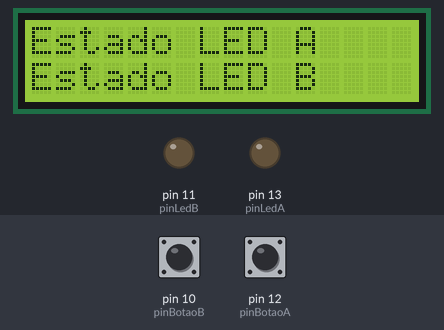
A sketch run on a simulated Arduino Uno, built with avr-gcc and run on an emulated ATmega328P. On the bench: 16×2 character LCD, output pins drawn as LEDs (lit = HIGH). The test bench sets the inputs (shaded band); at power-on: pin 10 (pinBotaoB) LOW, pin 12 (pinBotaoA) LOW.

Above: at 1.2 s.
1.3 s: pin 10 (pinBotaoB) pulled HIGH for 0.15 s
At 2.3 s:
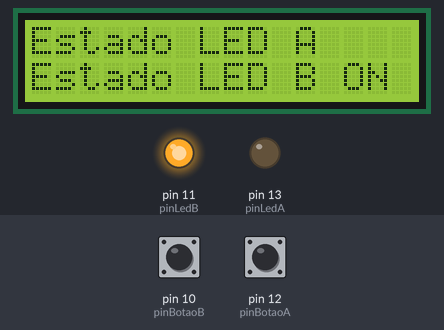
2.9 s: pin 12 (pinBotaoA) pulled HIGH for 0.15 s
At 3.5 s:
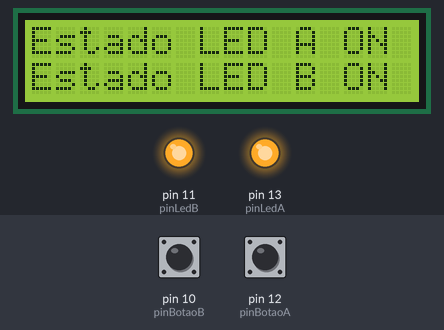
4.5 s: pin 10 (pinBotaoB) pulled HIGH for 1 s
At 5.9 s:
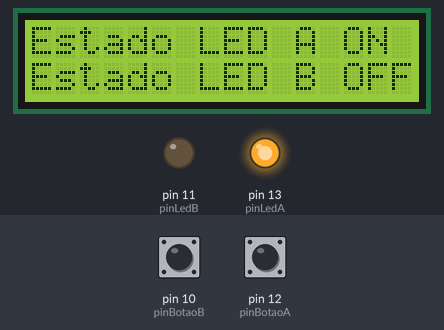
7.0 s: pin 12 (pinBotaoA) pulled HIGH for 1 s
At 7.8 s:
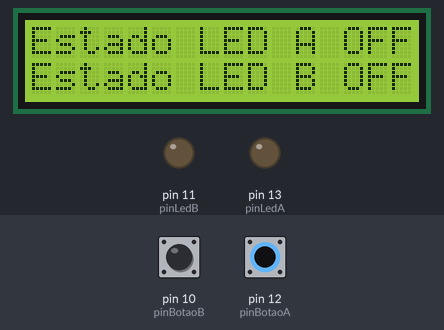
9.5 s: pin 10 (pinBotaoB) pulled HIGH for 0.15 s
At 10.7 s:
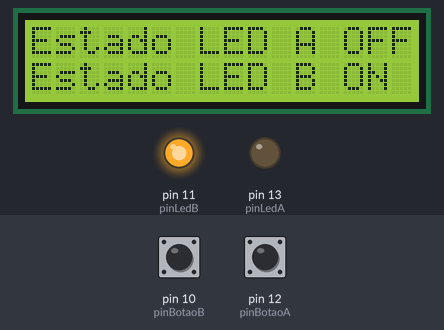
11.1 s: pin 10 (pinBotaoB) pulled HIGH for 3.2 s
At 12.2 s:
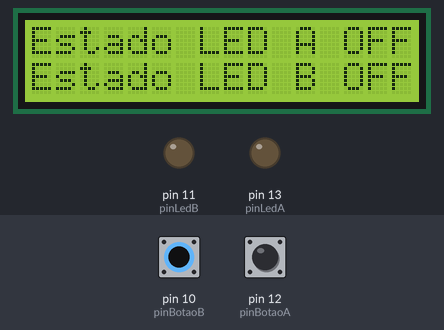
Timing chart, 0 to 14.1 s (numbered marks = the images above; inputs shaded):
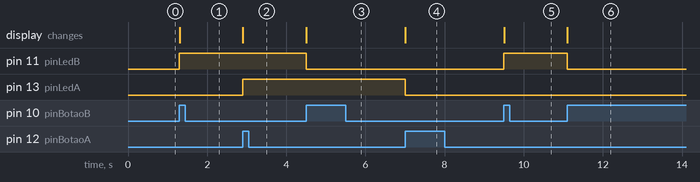

The sketch:

aula_35_lcd_2_01__1_.ino
```cpp
#include <LiquidCrystal_I2C.h>

LiquidCrystal_I2C lcd (0x27, 16, 2);

#define pinLedA 13
#define pinBotaoA 12
#define pinLedB 11
#define pinBotaoB 10

void setup(){
  pinMode(pinBotaoA, INPUT);
  pinMode(pinLedA, OUTPUT);
  pinMode(pinBotaoB, INPUT);
  pinMode(pinLedB, OUTPUT);
  lcd.init();
  lcd.backlight();
  Serial.begin(9600);
  lcd.print("Estado LED A ");
  lcd.setCursor(0,1);
  lcd.print("Estado LED B ");
}

void loop(){
  bool estadoBotaoA = digitalRead(pinBotaoA);
  static bool estadoAnteriorBotaoA = 0;
  static bool estadoLedA = 0;

  bool estadoBotaoB = digitalRead(pinBotaoB);
  static bool estadoAnteriorBotaoB = 0;
  static bool estadoLedB = 0;

  digitalWrite(pinLedA, estadoLedA);
  digitalWrite(pinLedB, estadoLedB);

  if (estadoBotaoA && !estadoAnteriorBotaoA){
    estadoLedA = !estadoLedA;
    digitalWrite(pinLedA, estadoLedA);

    lcd.setCursor(13,0);
    if (estadoLedA) lcd.print("ON ");
    else lcd.print("OFF ");
  }

  if (estadoBotaoB && !estadoAnteriorBotaoB){
    estadoLedB = !estadoLedB;
    digitalWrite(pinLedB, estadoLedB);

    lcd.setCursor(13,1);
    if (estadoLedB) lcd.print("ON ");
    else lcd.print("OFF ");
  }

  estadoAnteriorBotaoA = estadoBotaoA;
  estadoAnteriorBotaoB = estadoBotaoB;
}
```

Measured:
- after the input at 1.3 s, pin 11 (pinLedB): LOW → HIGH at once; the display: changes at once (image 1)
- after the input at 2.9 s, pin 13 (pinLedA): LOW → HIGH at once; the display: changes at once (image 2)
- after the input at 4.5 s, pin 11 (pinLedB): HIGH → LOW at once; the display: changes at once (image 3)
- after the input at 7.0 s, pin 13 (pinLedA): HIGH → LOW at once; the display: changes at once (image 4)
- after the input at 9.5 s, pin 11 (pinLedB): LOW → HIGH at once; the display: changes at once (image 5)
- after the input at 11.1 s, pin 11 (pinLedB): HIGH → LOW at once; the display: changes at once (image 6)
